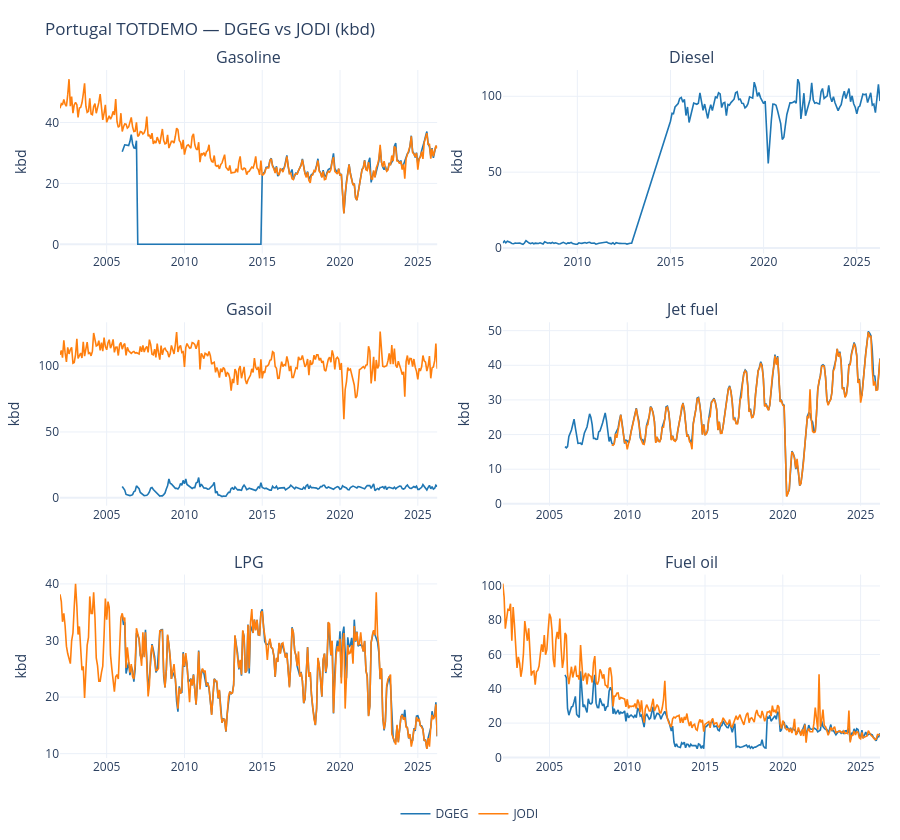

Notebook cell for this chart:
### Markdown cell above
## 7. DGEG vs JODI (PT, TOTDEMO, kbd)

### Code cell
JODI_PARQUET = PROJECT_ROOT / "data" / "processed" / "jodi" / "jodi_secondary.parquet"

if not JODI_PARQUET.exists():
    print(f"[skip] JODI parquet not found: {JODI_PARQUET}")
    print("       Run: python scripts/update_jodi.py")
else:
    jodi = pd.read_parquet(JODI_PARQUET)
    jodi["date"] = pd.to_datetime(jodi["date"])
    jodi_lookup = {spec.jodi_energy_product: spec.panel for spec in JODI_COMPARE_SERIES.values()}
    jodi_codes = set(jodi_lookup)

    dgeg_panels = []
    for key in JODI_COMPARE_SERIES:
        sl = dgeg_series_for_jodi(demand, key, value_col="value_kbd")
        if sl.empty:
            continue
        spec = JODI_COMPARE_SERIES[key]
        dgeg_panels.append(sl.assign(panel=spec.panel))
    dgeg_panel = pd.concat(dgeg_panels, ignore_index=True) if dgeg_panels else pd.DataFrame()

    jodi_pt = jodi[
        (jodi["ref_area"] == "PT")
        & (jodi["flow_breakdown"] == "TOTDEMO")
        & (jodi["unit_measure"] == "KBD")
        & (jodi["energy_product"].isin(jodi_codes))
    ].copy()
    jodi_pt["panel"] = jodi_pt["energy_product"].map(jodi_lookup)
    jodi_pt["value_kbd"] = jodi_pt["obs_value"]

    panels = [p for p in JODI_COMPARE_PANEL_ORDER if p in set(dgeg_panel.get("panel", []))]
    if not panels:
        print("[skip] No overlapping JODI panels.")
    else:
        fig = cross_source_comparison_chart(
            df_a=dgeg_panel,
            df_b=jodi_pt,
            products=panels,
            product_col_a="panel",
            product_col_b="panel",
            value_col_a="value_kbd",
            value_col_b="value_kbd",
            label_a="DGEG",
            label_b="JODI",
            title="Portugal TOTDEMO — DGEG vs JODI (kbd)",
            units_label="kbd",
        )
        fig.show()

### Figure 1 — Plotly figure (JSON) as saved in the notebook; plotly's stock layout.template omitted (floating-point values rounded to 4 significant figures; data arrays with more than 128 entries replaced by an {"elided": "..."} marker saying what was removed)
{"data": [{"hovertemplate": "<b>Gasoline — DGEG</b><br>%{x|%Y-%m}: %{y:,.1f} kbd<extra></extra>", "legendgroup": "DGEG", "line": {"color": "#1f77b4", "width": 1.6}, "mode": "lines", "name": "DGEG", "showlegend": true, "type": "scatter", "x": {"elided": "226 str values"}, "xaxis": "x", "y": {"elided": "226 float values"}, "yaxis": "y"}, {"hovertemplate": "<b>Gasoline — JODI</b><br>%{x|%Y-%m}: %{y:,.1f} kbd<extra></extra>", "legendgroup": "JODI", "line": {"color": "#ff7f0e", "width": 1.6}, "mode": "lines", "name": "JODI", "showlegend": true, "type": "scatter", "x": {"elided": "292 str values"}, "xaxis": "x", "y": {"elided": "292 float values"}, "yaxis": "y"}, {"hovertemplate": "<b>Diesel — DGEG</b><br>%{x|%Y-%m}: %{y:,.1f} kbd<extra></extra>", "legendgroup": "DGEG", "line": {"color": "#1f77b4", "width": 1.6}, "mode": "lines", "name": "DGEG", "showlegend": false, "type": "scatter", "x": {"elided": "204 str values"}, "xaxis": "x2", "y": {"elided": "204 float values"}, "yaxis": "y2"}, {"hovertemplate": "<b>Diesel — JODI</b><br>%{x|%Y-%m}: %{y:,.1f} kbd<extra></extra>", "legendgroup": "JODI", "line": {"color": "#ff7f0e", "width": 1.6}, "mode": "lines", "name": "JODI", "showlegend": false, "type": "scatter", "x": [], "xaxis": "x2", "y": [], "yaxis": "y2"}, {"hovertemplate": "<b>Gasoil — DGEG</b><br>%{x|%Y-%m}: %{y:,.1f} kbd<extra></extra>", "legendgroup": "DGEG", "line": {"color": "#1f77b4", "width": 1.6}, "mode": "lines", "name": "DGEG", "showlegend": false, "type": "scatter", "x": {"elided": "226 str values"}, "xaxis": "x3", "y": {"elided": "226 float values"}, "yaxis": "y3"}, {"hovertemplate": "<b>Gasoil — JODI</b><br>%{x|%Y-%m}: %{y:,.1f} kbd<extra></extra>", "legendgroup": "JODI", "line": {"color": "#ff7f0e", "width": 1.6}, "mode": "lines", "name": "JODI", "showlegend": false, "type": "scatter", "x": {"elided": "292 str values"}, "xaxis": "x3", "y": {"elided": "292 float values"}, "yaxis": "y3"}, {"hovertemplate": "<b>Jet fuel — DGEG</b><br>%{x|%Y-%m}: %{y:,.1f} kbd<extra></extra>", "legendgroup": "DGEG", "line": {"color": "#1f77b4", "width": 1.6}, "mode": "lines", "name": "DGEG", "showlegend": false, "type": "scatter", "x": {"elided": "226 str values"}, "xaxis": "x4", "y": {"elided": "226 float values"}, "yaxis": "y4"}, {"hovertemplate": "<b>Jet fuel — JODI</b><br>%{x|%Y-%m}: %{y:,.1f} kbd<extra></extra>", "legendgroup": "JODI", "line": {"color": "#ff7f0e", "width": 1.6}, "mode": "lines", "name": "JODI", "showlegend": false, "type": "scatter", "x": {"elided": "292 str values"}, "xaxis": "x4", "y": {"elided": "292 float values"}, "yaxis": "y4"}, {"hovertemplate": "<b>LPG — DGEG</b><br>%{x|%Y-%m}: %{y:,.1f} kbd<extra></extra>", "legendgroup": "DGEG", "line": {"color": "#1f77b4", "width": 1.6}, "mode": "lines", "name": "DGEG", "showlegend": false, "type": "scatter", "x": {"elided": "226 str values"}, "xaxis": "x5", "y": {"elided": "226 float values"}, "yaxis": "y5"}, {"hovertemplate": "<b>LPG — JODI</b><br>%{x|%Y-%m}: %{y:,.1f} kbd<extra></extra>", "legendgroup": "JODI", "line": {"color": "#ff7f0e", "width": 1.6}, "mode": "lines", "name": "JODI", "showlegend": false, "type": "scatter", "x": {"elided": "292 str values"}, "xaxis": "x5", "y": {"elided": "292 float values"}, "yaxis": "y5"}, {"hovertemplate": "<b>Fuel oil — DGEG</b><br>%{x|%Y-%m}: %{y:,.1f} kbd<extra></extra>", "legendgroup": "DGEG", "line": {"color": "#1f77b4", "width": 1.6}, "mode": "lines", "name": "DGEG", "showlegend": false, "type": "scatter", "x": {"elided": "226 str values"}, "xaxis": "x6", "y": {"elided": "226 float values"}, "yaxis": "y6"}, {"hovertemplate": "<b>Fuel oil — JODI</b><br>%{x|%Y-%m}: %{y:,.1f} kbd<extra></extra>", "legendgroup": "JODI", "line": {"color": "#ff7f0e", "width": 1.6}, "mode": "lines", "name": "JODI", "showlegend": false, "type": "scatter", "x": {"elided": "292 str values"}, "xaxis": "x6", "y": {"elided": "292 float values"}, "yaxis": "y6"}], "layout": {"annotations": [{"font": {"size": 16}, "showarrow": false, "text": "Gasoline", "x": 0.23, "xanchor": "center", "xref": "paper", "y": 1, "yanchor": "bottom", "yref": "paper"}, {"font": {"size": 16}, "showarrow": false, "text": "Diesel", "x": 0.77, "xanchor": "center", "xref": "paper", "y": 1, "yanchor": "bottom", "yref": "paper"}, {"font": {"size": 16}, "showarrow": false, "text": "Gasoil", "x": 0.23, "xanchor": "center", "xref": "paper", "y": 0.6333, "yanchor": "bottom", "yref": "paper"}, {"font": {"size": 16}, "showarrow": false, "text": "Jet fuel", "x": 0.77, "xanchor": "center", "xref": "paper", "y": 0.6333, "yanchor": "bottom", "yref": "paper"}, {"font": {"size": 16}, "showarrow": false, "text": "LPG", "x": 0.23, "xanchor": "center", "xref": "paper", "y": 0.2667, "yanchor": "bottom", "yref": "paper"}, {"font": {"size": 16}, "showarrow": false, "text": "Fuel oil", "x": 0.77, "xanchor": "center", "xref": "paper", "y": 0.2667, "yanchor": "bottom", "yref": "paper"}], "height": 840, "hovermode": "x unified", "legend": {"orientation": "h", "x": 0.5, "xanchor": "center", "y": -0.06, "yanchor": "top"}, "margin": {"b": 60, "l": 60, "r": 20, "t": 70}, "title": {"text": "Portugal TOTDEMO — DGEG vs JODI (kbd)"}, "xaxis": {"anchor": "y", "domain": [0, 0.46]}, "xaxis2": {"anchor": "y2", "domain": [0.54, 1]}, "xaxis3": {"anchor": "y3", "domain": [0, 0.46]}, "xaxis4": {"anchor": "y4", "domain": [0.54, 1]}, "xaxis5": {"anchor": "y5", "domain": [0, 0.46]}, "xaxis6": {"anchor": "y6", "domain": [0.54, 1]}, "yaxis": {"anchor": "x", "domain": [0.7333, 1], "title": {"text": "kbd"}}, "yaxis2": {"anchor": "x2", "domain": [0.7333, 1], "title": {"text": "kbd"}}, "yaxis3": {"anchor": "x3", "domain": [0.3667, 0.6333], "title": {"text": "kbd"}}, "yaxis4": {"anchor": "x4", "domain": [0.3667, 0.6333], "title": {"text": "kbd"}}, "yaxis5": {"anchor": "x5", "domain": [0, 0.2667], "title": {"text": "kbd"}}, "yaxis6": {"anchor": "x6", "domain": [0, 0.2667], "title": {"text": "kbd"}}}}
